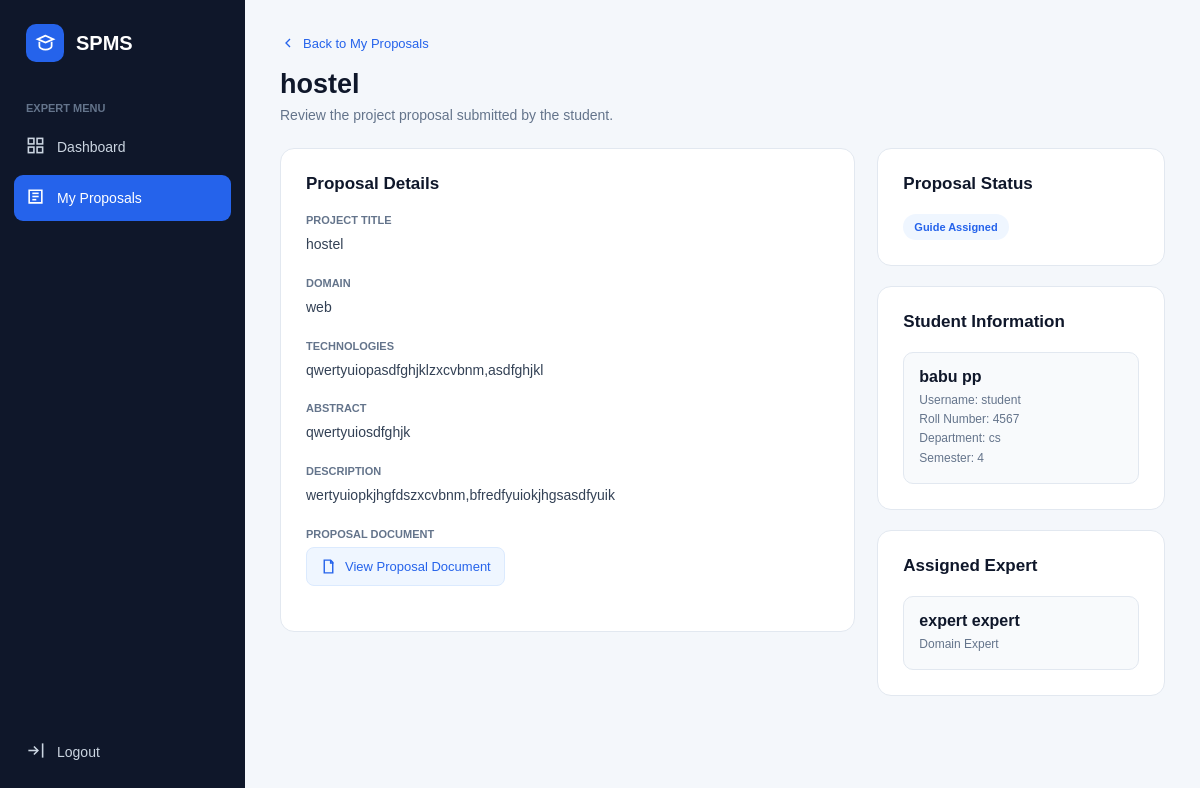
Before: /experts/proposal/3/ (signed in) with the older database file.
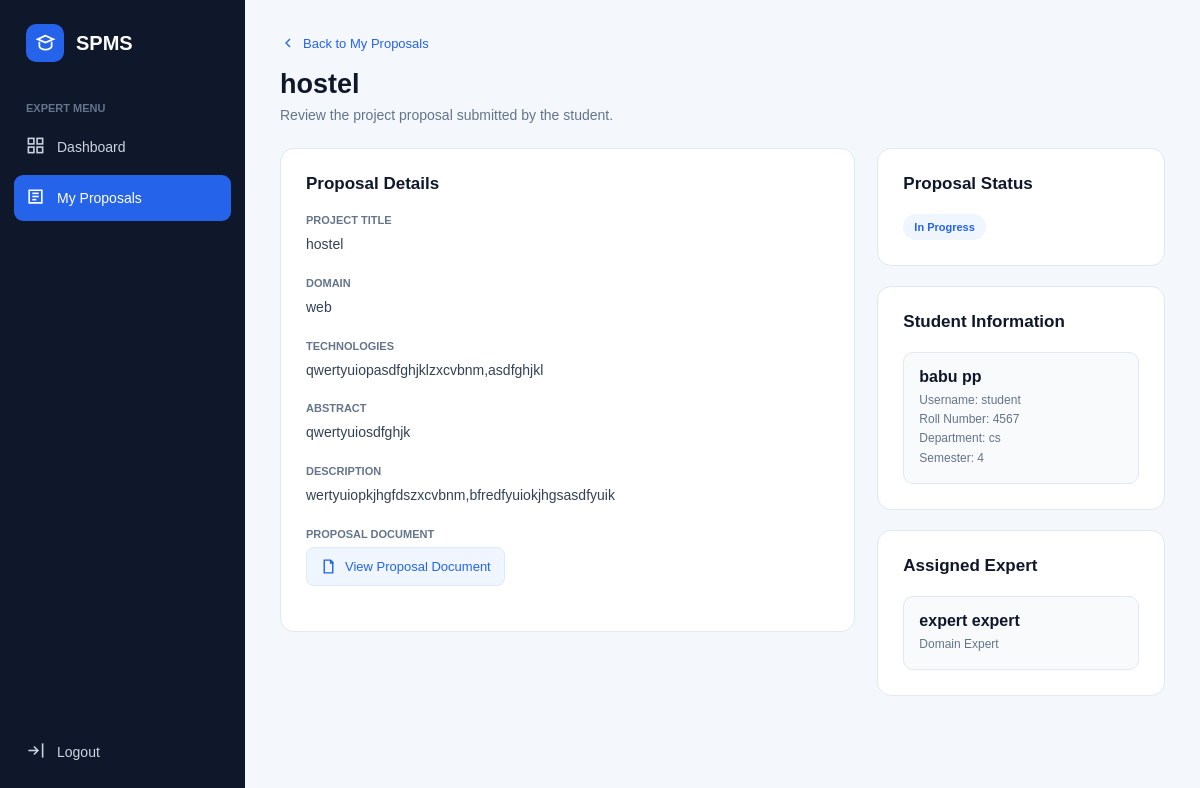
After: the same page with the newer database file.
### projects/models.py (models this page shows, shortened)
class ProjectProposal(models.Model):
    PROJECT_TYPE_CHOICES = [
        ("MINI", "Mini Project"),
        ("MAIN", "Main Project"),
    ]
    STATUS_CHOICES = [
        ("SUBMITTED", "Submitted"),
        ("EXPERT_ASSIGNED", "Expert Assigned"),
        ("CHANGES_REQUESTED", "Changes Requested"),
        ("CHANGES_SENT_TO_STUDENT", "Changes Sent To Student"),
        ("EXPERT_APPROVED", "Expert Approved"),
        ("COORDINATOR_APPROVED", "Coordinator Approved"),
        ("GUIDE_ASSIGNED", "Guide Assigned"),
        ("GUIDE_REJECTED", "Guide Rejected"),
        ("IN_PROGRESS", "In Progress"),
        ("COMPLETED", "Completed"),
        ("REJECTED", "Rejected"),
    ]
    student = models.ForeignKey(
        settings.AUTH_USER_MODEL,
        on_delete=models.CASCADE,
        related_name="project_proposals",
        limit_choices_to={"role": "STUDENT"}
    )
    project_type = models.CharField(
        max_length=10,
        choices=PROJECT_TYPE_CHOICES,
        default="MAIN"
    )
    title = models.CharField(max_length=255)
    abstract = models.TextField(blank=True)
    domain = models.CharField(
        max_length=255,
        blank=True
    )
    technologies = models.TextField(
        blank=True
    )
    description = models.TextField(
        blank=True
    )
    proposal_document = models.FileField(
        upload_to="proposals/",
        blank=True,
        null=True
    )
    domain_expert = models.ForeignKey(
        settings.AUTH_USER_MODEL,
        on_delete=models.SET_NULL,
        null=True,
        blank=True,
        related_name="expert_proposals",
        limit_choices_to={"role": "EXPERT"}
    )
    expert_comments = models.TextField(
        blank=True,
        null=True
    )
    status = models.CharField(
        max_length=40,
        choices=STATUS_CHOICES,
        default="SUBMITTED"
    )
    guide = models.ForeignKey(
        settings.AUTH_USER_MODEL,
        on_delete=models.SET_NULL,
        null=True,
        blank=True,
        related_name="guided_proposals",
        limit_choices_to={"role": "GUIDE"}
    )
    guide_rejection_reason = models.TextField(
        blank=True,
        null=True
    )
    guide_rejected_at = models.DateTimeField(
        blank=True,
        null=True
    )
    submitted_at = models.DateTimeField(
        auto_now_add=True
    )
    updated_at = models.DateTimeField(
        auto_now=True
    )

### accounts/models.py (models this page shows, shortened)
class User(AbstractUser):
    ROLE_CHOICES = [
        ("STUDENT", "Student"),
        ("COORDINATOR", "Coordinator"),
        ("EXPERT", "Domain Expert"),
        ("GUIDE", "Guide"),
        ("PANEL", "Panel Member"),
    ]
    role = models.CharField(
        max_length=20,
        choices=ROLE_CHOICES,
        default="STUDENT"
    )
    phone = models.CharField(
        max_length=15,
        blank=True,
        null=True
    )
    roll_number = models.CharField(
        max_length=50,
        blank=True,
        null=True
    )
    department = models.CharField(
        max_length=100,
        blank=True,
        null=True
    )
    semester = models.CharField(
        max_length=20,
        blank=True,
        null=True
    )
    batch = models.CharField(
        max_length=20,
        blank=True,
        null=True
    )

### experts/views.py (the view)
    @login_required
    def wrapper(request, *args, **kwargs):
        if request.user.is_superuser:
            return view_func(request, *args, **kwargs)
        if request.user.role != "EXPERT":
            messages.error(
                request,
                "You are not authorized to access the Expert page."
            )
            return redirect("accounts:dashboard")
        return view_func(request, *args, **kwargs)

### experts/views.py (called while the page is built)
def expert_required(view_func):
    @login_required
    def wrapper(request, *args, **kwargs):
        if request.user.is_superuser:
            return view_func(request, *args, **kwargs)
        if request.user.role != "EXPERT":
            messages.error(
                request,
                "You are not authorized to access the Expert page."
            )
            return redirect("accounts:dashboard")
        return view_func(request, *args, **kwargs)
    return wrapper

@expert_required
def proposal_detail(request, proposal_id):
    proposal = get_object_or_404(
        ProjectProposal.objects.select_related(
            "student",
            "domain_expert"
        ),
        id=proposal_id,
        domain_expert=request.user
    )
    change_requests = (
        ProposalChangeRequest.objects
        .filter(
            proposal=proposal
        )
        .select_related(
            "expert",
            "coordinator"
        )
        .order_by("-created_at")
    )
    return render(
        request,
        "experts/proposal_detail.html",
        {
            "proposal": proposal,
            "change_requests": change_requests,
        }
    )

### templates/experts/proposal_detail.html (shortened to what the changed rows need)
<!DOCTYPE html>
<html lang="en">
<head>
</head>
<body>
<main class="main">
    <div class="header">
        <h1>
            {{ proposal.title }}
        </h1>
        <p>
            Review the project proposal submitted by the student.
        </p>
    </div>
    <div class="grid">
        <div>
            <div class="card">
                <h2>
                    Proposal Details
                </h2>
                <div class="field">
                    <div class="label">
                        Project Title
                    </div>
                    <div class="value">
                        {{ proposal.title }}
                    </div>
                </div>
                <div class="field">
                    <div class="label">
                        Domain
                    </div>
                    <div class="value">
                        {{ proposal.domain|default:"Not specified" }}
                    </div>
                </div>
                <div class="field">
                    <div class="label">
                        Technologies
                    </div>
                    <div class="value">
                        {{ proposal.technologies|default:"Not specified" }}
                    </div>
                </div>
                <div class="field">
                    <div class="label">
                        Abstract
                    </div>
                    <div class="value">
                        {{ proposal.abstract|default:"No abstract provided." }}
                    </div>
                </div>
                <div class="field">
                    <div class="label">
                        Description
                    </div>
                    <div class="value">
                        {{ proposal.description|default:"No description provided." }}
                    </div>
                </div>
            </div>
        </div>
        <div>
            <div class="card">
                <h2>
                    Proposal Status
                </h2>
                <span class="status">
                    {{ proposal.get_status_display }}
                </span>
            </div>
            <div class="card">
                <h2>
                    Student Information
                </h2>
                <div class="student-box">
                    <div class="student-name">
                        {{ proposal.student.get_full_name|default:proposal.student.username }}
                    </div>
                    <div class="student-info">
                        Username:
                        {{ proposal.student.username }}
                        <br>
                        Roll Number:
                        {{ proposal.student.roll_number|default:"-" }}
                        <br>
                        Department:
                        {{ proposal.student.department|default:"-" }}
                        <br>
                        Semester:
                        {{ proposal.student.semester|default:"-" }}
                    </div>
                </div>
            </div>
            <div class="card">
                <h2>
                    Assigned Expert
                </h2>
                <div class="student-box">
                    <div class="student-name">
                        {{ proposal.domain_expert.get_full_name|default:proposal.domain_expert.username }}
                    </div>
                    <div class="student-info">
                        Domain Expert
                    </div>
                </div>
            </div>
        </div>
    </div>
</main>
</body>
</html>

Changed rows visible on the page:
changed ProjectProposal "hostel": status "Guide Assigned" → "In Progress"
